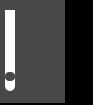
<?xml version="1.0" encoding="UTF-8"?>
<ui version="4.0">
 <class>sa_controlWidget_ChnlTable</class>
 <widget class="QWidget" name="sa_controlWidget_ChnlTable">
  <property name="geometry">
   <rect>
    <x>0</x>
    <y>0</y>
    <width>93</width>
    <height>105</height>
   </rect>
  </property>
  <property name="windowTitle">
   <string>Form</string>
  </property>
  <property name="styleSheet">
   <string notr="true">#widget
{
	border:2px;
	border-bottom-style:solid;
	border-bottom-color: black;
   background-color:rgba(72,72,72,1);
	border-right:30px solid black;
}
QPushButton
{
border-style:flat;
background-color:rgba(0,0,0,0);
background-image: url(:/sa/image/btn_close_normal.png);
}
QPushButton::pressed
{
background-image: url(:/sa/image/btn_close_click.png);
}

QSlider::groove:vertical {
        width: 10px;
        background: qlineargradient(x1: 0, y1: 0, x2: 0, y2: 1, stop: 0 rgb(255, 255, 255), stop: 1.0 rgb(255, 255, 255));
        border-radius:5px;
}
QSlider::handle:vertical {
        width: 8px;
        background: rgb(72, 72, 72);
        margin: -20px 0px 10px 0px;
        border-radius: 4px;
}
QSlider:sub-page {
background-color:  rgb(253, 255, 255);
}

/*******************indoor**********************/
#sa_controlWidget_ChnlTable[status=&quot;indoor&quot;] #widget
{
	border-bottom-color: black;
	border-right:30px solid black;
	background-color:rgba(72,72,72,1);
}
/*******************outdoor**********************/
#sa_controlWidget_ChnlTable[status=&quot;outdoor&quot;] #widget
{
	border-bottom-color: white;
	border-right:30px solid white;
	background-color:rgba(112,112,112,1);
}
/*******************night**********************/
#sa_controlWidget_ChnlTable[status=&quot;night&quot;] #widget
{
	border-bottom-color: rgb(52,8,12);
	border-right:30px solid black;
	background-color:rgba(251,219,167,1);
}</string>
  </property>
  <widget class="QWidget" name="widget" native="true">
   <property name="geometry">
    <rect>
     <x>0</x>
     <y>0</y>
     <width>95</width>
     <height>105</height>
    </rect>
   </property>
   <widget class="QPushButton" name="pushButton">
    <property name="geometry">
     <rect>
      <x>30</x>
      <y>40</y>
      <width>25</width>
      <height>25</height>
     </rect>
    </property>
    <property name="text">
     <string/>
    </property>
   </widget>
   <widget class="QSlider" name="verticalSlider">
    <property name="geometry">
     <rect>
      <x>0</x>
      <y>10</y>
      <width>20</width>
      <height>81</height>
     </rect>
    </property>
    <property name="orientation">
     <enum>Qt::Vertical</enum>
    </property>
   </widget>
  </widget>
 </widget>
 <resources/>
 <connections/>
</ui>
